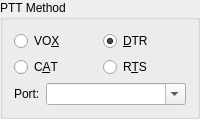
        <widget class="QGroupBox" name="PTT_method_group_box">
         <property name="sizePolicy">
          <sizepolicy hsizetype="Expanding" vsizetype="Preferred">
           <horstretch>0</horstretch>
           <verstretch>0</verstretch>
          </sizepolicy>
         </property>
         <property name="toolTip">
          <string>How this program activates the PTT on your radio?</string>
         </property>
         <property name="title">
          <string>PTT Method</string>
         </property>
         <layout class="QGridLayout" name="gridLayout_2">
          <item row="0" column="0">
           <widget class="QRadioButton" name="PTT_VOX_radio_button">
            <property name="toolTip">
             <string>&lt;html&gt;&lt;head/&gt;&lt;body&gt;&lt;p&gt;No PTT activation, instead the radio's automatic VOX is used to key the transmitter.&lt;/p&gt;&lt;p&gt;Use this if you have no radio interface hardware.&lt;/p&gt;&lt;/body&gt;&lt;/html&gt;</string>
            </property>
            <property name="text">
             <string>VO&amp;X</string>
            </property>
            <attribute name="buttonGroup">
             <string notr="true">PTT_method_button_group</string>
            </attribute>
           </widget>
          </item>
          <item row="0" column="1">
           <widget class="QRadioButton" name="PTT_DTR_radio_button">
            <property name="toolTip">
             <string>&lt;html&gt;&lt;head/&gt;&lt;body&gt;&lt;p&gt;Use the RS-232 DTR control line to toggle your radio's PTT, requires hardware to interface the line.&lt;/p&gt;&lt;p&gt;Some commercial interface units also use this method.&lt;/p&gt;&lt;p&gt;The DTR control line of the CAT serial port may be used for this or a DTR control line on a different serial port may be used.&lt;/p&gt;&lt;/body&gt;&lt;/html&gt;</string>
            </property>
            <property name="text">
             <string>&amp;DTR</string>
            </property>
            <property name="checked">
             <bool>true</bool>
            </property>
            <attribute name="buttonGroup">
             <string notr="true">PTT_method_button_group</string>
            </attribute>
           </widget>
          </item>
          <item row="1" column="0">
           <widget class="QRadioButton" name="PTT_CAT_radio_button">
            <property name="toolTip">
             <string>Some radios support PTT via CAT commands,
use this option if your radio supports it and you have no
other hardware interface for PTT.</string>
            </property>
            <property name="text">
             <string>C&amp;AT</string>
            </property>
            <attribute name="buttonGroup">
             <string notr="true">PTT_method_button_group</string>
            </attribute>
           </widget>
          </item>
          <item row="1" column="1">
           <widget class="QRadioButton" name="PTT_RTS_radio_button">
            <property name="toolTip">
             <string>&lt;html&gt;&lt;head/&gt;&lt;body&gt;&lt;p&gt;Use the RS-232 RTS control line to toggle your radio's PTT, requires hardware to interface the line.&lt;/p&gt;&lt;p&gt;Some commercial interface units also use this method.&lt;/p&gt;&lt;p&gt;The RTS control line of the CAT serial port may be used for this or a RTS control line on a different serial port may be used. Note that this option is not available on the CAT serial port when hardware flow control is used.&lt;/p&gt;&lt;/body&gt;&lt;/html&gt;</string>
            </property>
            <property name="text">
             <string>R&amp;TS</string>
            </property>
            <attribute name="buttonGroup">
             <string notr="true">PTT_method_button_group</string>
            </attribute>
           </widget>
          </item>
          <item row="2" column="0" rowspan="2" colspan="2">
           <layout class="QFormLayout" name="formLayout_4">
            <property name="fieldGrowthPolicy">
             <enum>QFormLayout::ExpandingFieldsGrow</enum>
            </property>
            <item row="0" column="0">
             <widget class="QLabel" name="PTT_port_label">
              <property name="text">
               <string>Port:</string>
              </property>
              <property name="buddy">
               <cstring>PTT_port_combo_box</cstring>
              </property>
             </widget>
            </item>
            <item row="0" column="1">
             <widget class="QComboBox" name="PTT_port_combo_box">
              <property name="sizePolicy">
               <sizepolicy hsizetype="MinimumExpanding" vsizetype="Fixed">
                <horstretch>1</horstretch>
                <verstretch>0</verstretch>
               </sizepolicy>
              </property>
              <property name="toolTip">
               <string>&lt;html&gt;&lt;head/&gt;&lt;body&gt;&lt;p&gt;Select the RS-232 serial port utilised for PTT control, this option is available when DTR or RTS is selected above as a transmit method.&lt;/p&gt;&lt;p&gt;This port can be the same one as the one used for CAT control.&lt;/p&gt;&lt;p&gt;For some interface types the special value CAT may be chosen, this is used for non-serial CAT interfaces that can control serial port control lines remotely (OmniRig for example).&lt;/p&gt;&lt;/body&gt;&lt;/html&gt;</string>
              </property>
              <property name="editable">
               <bool>true</bool>
              </property>
              <property name="currentText">
               <string/>
              </property>
              <property name="currentIndex">
               <number>-1</number>
              </property>
              <property name="insertPolicy">
               <enum>QComboBox::NoInsert</enum>
              </property>
             </widget>
            </item>
           </layout>
          </item>
         </layout>
        </widget>
